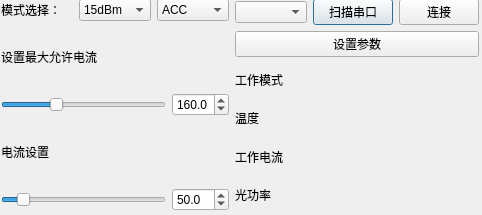
<?xml version="1.0" encoding="UTF-8"?>
<ui version="4.0">
 <class>DialogEdfaCB</class>
 <widget class="QDialog" name="DialogEdfaCB">
  <property name="geometry">
   <rect>
    <x>0</x>
    <y>0</y>
    <width>482</width>
    <height>215</height>
   </rect>
  </property>
  <property name="windowTitle">
   <string>C波段EDFA控制器02</string>
  </property>
  <widget class="QWidget" name="verticalLayoutWidget">
   <property name="geometry">
    <rect>
     <x>1</x>
     <y>-1</y>
     <width>478</width>
     <height>212</height>
    </rect>
   </property>
   <layout class="QHBoxLayout" name="horizontalLayout">
    <item>
     <layout class="QVBoxLayout" name="verticalLayout_3">
      <item>
       <layout class="QHBoxLayout" name="horizontalLayout_5">
        <item>
         <widget class="QLabel" name="label_4">
          <property name="text">
           <string>模式选择：</string>
          </property>
         </widget>
        </item>
        <item>
         <widget class="QComboBox" name="comboBoxEdfaCBSetPower">
          <property name="currentText">
           <string>15dBm</string>
          </property>
          <item>
           <property name="text">
            <string>15dBm</string>
           </property>
          </item>
          <item>
           <property name="text">
            <string>23dBm</string>
           </property>
          </item>
         </widget>
        </item>
        <item>
         <widget class="QComboBox" name="comboBoxEdfaCBSetMode">
          <item>
           <property name="text">
            <string>ACC</string>
           </property>
          </item>
          <item>
           <property name="text">
            <string>APC</string>
           </property>
          </item>
         </widget>
        </item>
       </layout>
      </item>
      <item>
       <layout class="QVBoxLayout" name="verticalLayout_6">
        <item>
         <layout class="QHBoxLayout" name="horizontalLayout_7">
          <item>
           <widget class="QLabel" name="label_5">
            <property name="text">
             <string>设置最大允许电流</string>
            </property>
           </widget>
          </item>
         </layout>
        </item>
        <item>
         <layout class="QHBoxLayout" name="horizontalLayout_8">
          <item>
           <widget class="QSlider" name="horizontalSliderEdfaCBSetMaxCurrent">
            <property name="maximum">
             <number>5000</number>
            </property>
            <property name="value">
             <number>1600</number>
            </property>
            <property name="orientation">
             <enum>Qt::Horizontal</enum>
            </property>
           </widget>
          </item>
          <item>
           <widget class="QDoubleSpinBox" name="doubleSpinBoxEdfaCBSetMaxCurrent">
            <property name="decimals">
             <number>1</number>
            </property>
            <property name="maximum">
             <double>500.000000000000000</double>
            </property>
            <property name="singleStep">
             <double>0.100000000000000</double>
            </property>
            <property name="value">
             <double>160.000000000000000</double>
            </property>
           </widget>
          </item>
         </layout>
        </item>
       </layout>
      </item>
      <item>
       <layout class="QVBoxLayout" name="verticalLayout_7">
        <item>
         <widget class="QLabel" name="labelEdfaCBSetCurrentAndPower">
          <property name="text">
           <string>电流设置</string>
          </property>
         </widget>
        </item>
        <item>
         <layout class="QHBoxLayout" name="horizontalLayout_9">
          <item>
           <widget class="QSlider" name="horizontalSliderEdfaCBSetCurrentAndPower">
            <property name="maximum">
             <number>5000</number>
            </property>
            <property name="value">
             <number>500</number>
            </property>
            <property name="orientation">
             <enum>Qt::Horizontal</enum>
            </property>
           </widget>
          </item>
          <item>
           <widget class="QDoubleSpinBox" name="doubleSpinBoxEdfaCBSetCurrentAndPower">
            <property name="decimals">
             <number>1</number>
            </property>
            <property name="maximum">
             <double>500.000000000000000</double>
            </property>
            <property name="singleStep">
             <double>0.100000000000000</double>
            </property>
            <property name="value">
             <double>50.000000000000000</double>
            </property>
           </widget>
          </item>
         </layout>
        </item>
       </layout>
      </item>
     </layout>
    </item>
    <item>
     <layout class="QVBoxLayout" name="verticalLayout_5">
      <item>
       <layout class="QVBoxLayout" name="verticalLayout_8">
        <item>
         <layout class="QHBoxLayout" name="horizontalLayout_10">
          <item>
           <widget class="QComboBox" name="comboBoxEdfaCBUartList"/>
          </item>
          <item>
           <widget class="QPushButton" name="pushButtonEdfaCBUartListRefresh">
            <property name="text">
             <string>扫描串口</string>
            </property>
           </widget>
          </item>
          <item>
           <widget class="QPushButton" name="pushButtonEdfaCBUartConnect">
            <property name="text">
             <string>连接</string>
            </property>
           </widget>
          </item>
         </layout>
        </item>
        <item>
         <widget class="QPushButton" name="pushButtonEdfaCBSendParam">
          <property name="text">
           <string>设置参数</string>
          </property>
         </widget>
        </item>
       </layout>
      </item>
      <item>
       <layout class="QVBoxLayout" name="verticalLayout_9">
        <item>
         <widget class="QLabel" name="labelEdfaCBMonitorWorkMode">
          <property name="text">
           <string>工作模式</string>
          </property>
         </widget>
        </item>
        <item>
         <widget class="QLabel" name="labelEdfaCBMonitorTemperature">
          <property name="text">
           <string>温度</string>
          </property>
         </widget>
        </item>
        <item>
         <widget class="QLabel" name="labelEdfaCBMonitorCurrent">
          <property name="text">
           <string>工作电流</string>
          </property>
         </widget>
        </item>
        <item>
         <widget class="QLabel" name="labelEdfaCBMonitorPower">
          <property name="text">
           <string>光功率</string>
          </property>
         </widget>
        </item>
       </layout>
      </item>
     </layout>
    </item>
   </layout>
  </widget>
 </widget>
 <resources/>
 <connections/>
</ui>
